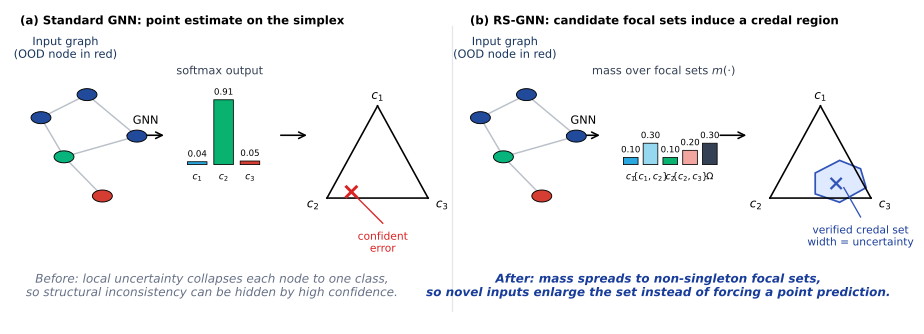

Here is the Python script that generated this plot:
from pathlib import Path

import matplotlib.pyplot as plt
from matplotlib.patches import Circle, FancyArrowPatch, Polygon


OUT_DIR = Path(__file__).resolve().parent


def arrow(ax, x1, y1, x2, y2, text=None):
    ax.add_patch(
        FancyArrowPatch(
            (x1, y1),
            (x2, y2),
            arrowstyle="->",
            mutation_scale=12,
            linewidth=1.2,
            color="black",
        )
    )
    if text:
        ax.text((x1 + x2) / 2, y1 + 0.035, text, ha="center", va="center", fontsize=8.5)


def graph(ax, ox, oy, s=1.0):
    pts = {
        "a": (ox + 0.00 * s, oy + 0.24 * s),
        "b": (ox + 0.12 * s, oy + 0.34 * s),
        "c": (ox + 0.06 * s, oy + 0.07 * s),
        "d": (ox + 0.25 * s, oy + 0.16 * s),
        "e": (ox + 0.16 * s, oy - 0.10 * s),
    }
    for u, v in [("a", "b"), ("a", "c"), ("b", "d"), ("c", "d"), ("c", "e")]:
        ax.plot([pts[u][0], pts[v][0]], [pts[u][1], pts[v][1]], color="#b9c0c9", lw=1.1, zorder=1)
    colors = {"a": "#224a9b", "b": "#224a9b", "d": "#224a9b", "c": "#07b47b", "e": "#d63d32"}
    for k, (x, y) in pts.items():
        ax.add_patch(Circle((x, y), 0.026 * s, facecolor=colors[k], edgecolor="black", lw=0.7, zorder=3))


def bars(ax, x, y, vals, labels, colors, width=0.028, scale=0.17, title=None):
    if title:
        ax.text(x + len(vals) * width * 0.55, y + scale + 0.04, title, ha="center", va="bottom", fontsize=8.5, color="#344054")
    for i, (v, label, color) in enumerate(zip(vals, labels, colors)):
        bx = x + i * width * 1.35
        ax.add_patch(Polygon(
            [(bx, y), (bx + width, y), (bx + width, y + v * scale), (bx, y + v * scale)],
            closed=True,
            facecolor=color,
            edgecolor="black",
            lw=0.6,
        ))
        ax.text(bx + width / 2, y + v * scale + 0.008, f"{v:.2f}", ha="center", va="bottom", fontsize=6.5)
        ax.text(bx + width / 2, y - 0.018, label, ha="center", va="top", fontsize=7)


def simplex(ax, x, y, w=0.17, h=0.23, labels=True):
    c1 = (x + w / 2, y + h)
    c2 = (x, y)
    c3 = (x + w, y)
    ax.plot([c1[0], c2[0]], [c1[1], c2[1]], color="black", lw=1.2)
    ax.plot([c2[0], c3[0]], [c2[1], c3[1]], color="black", lw=1.2)
    ax.plot([c3[0], c1[0]], [c3[1], c1[1]], color="black", lw=1.2)
    if labels:
        ax.text(c1[0], c1[1] + 0.025, "$c_1$", ha="center", va="center", fontsize=9)
        ax.text(c2[0] - 0.02, c2[1] - 0.014, "$c_2$", ha="center", va="center", fontsize=9)
        ax.text(c3[0] + 0.02, c3[1] - 0.014, "$c_3$", ha="center", va="center", fontsize=9)
    return c1, c2, c3


def left_panel(ax):
    ax.text(0.015, 0.965, "(a) Standard GNN: point estimate on the simplex", fontsize=8.8, weight="bold")
    ax.text(0.08, 0.885, "Input graph\n(OOD node in red)", ha="center", fontsize=8.5, color="#17345c")
    graph(ax, 0.045, 0.61, s=0.55)

    arrow(ax, 0.165, 0.70, 0.225, 0.70, "GNN")
    bars(
        ax,
        0.255,
        0.63,
        [0.04, 0.91, 0.05],
        ["$c_1$", "$c_2$", "$c_3$"],
        ["#2aa7df", "#09b26f", "#d63d32"],
        title="softmax output",
    )
    arrow(ax, 0.385, 0.70, 0.43, 0.70)

    simplex(ax, 0.455, 0.55, w=0.145, h=0.22)
    ax.scatter([0.49], [0.565], marker="x", s=80, color="#d92323", linewidths=2.2, zorder=5)
    ax.plot([0.49, 0.535], [0.565, 0.49], color="#d92323", lw=1.0)
    ax.text(0.535, 0.47, "confident\nerror", ha="center", va="top", fontsize=8, color="#d92323")
    ax.text(
        0.29,
        0.34,
        "Before: local uncertainty collapses each node to one class,\nso structural inconsistency can be hidden by high confidence.",
        ha="center",
        va="center",
        fontsize=9,
        color="#667085",
        style="italic",
    )


def right_panel(ax):
    ax.text(0.66, 0.965, "(b) RS-GNN: candidate focal sets induce a credal region", fontsize=8.8, weight="bold")
    ax.text(0.71, 0.885, "Input graph\n(OOD node in red)", ha="center", fontsize=8.5, color="#17345c")
    graph(ax, 0.675, 0.61, s=0.55)

    arrow(ax, 0.795, 0.70, 0.85, 0.70, "GNN")
    bars(
        ax,
        0.88,
        0.63,
        [0.10, 0.30, 0.10, 0.20, 0.30],
        ["$c_1$", "$\\{c_1,c_2\\}$", "$c_2$", "$\\{c_2,c_3\\}$", "$\\Omega$"],
        ["#2aa7df", "#96d8f0", "#09b26f", "#f3a6a0", "#344054"],
        width=0.021,
        title="mass over focal sets $m(\\cdot)$",
    )
    arrow(ax, 1.015, 0.70, 1.06, 0.70)

    simplex(ax, 1.09, 0.55, w=0.145, h=0.22)
    region = Polygon(
        [(1.155, 0.61), (1.19, 0.64), (1.22, 0.62), (1.228, 0.575), (1.19, 0.54), (1.155, 0.56)],
        closed=True,
        facecolor="#dfe9ff",
        edgecolor="#3155b7",
        lw=1.3,
    )
    ax.add_patch(region)
    ax.scatter([1.185], [0.585], marker="x", s=70, color="#3155b7", linewidths=1.7, zorder=5)
    ax.plot([1.196, 1.22], [0.575, 0.505], color="#3155b7", lw=1.0)
    ax.text(1.22, 0.485, "verified credal set\nwidth = uncertainty", ha="center", va="top", fontsize=8, color="#183c9a")
    ax.text(
        0.93,
        0.34,
        "After: mass spreads to non-singleton focal sets,\nso novel inputs enlarge the set instead of forcing a point prediction.",
        ha="center",
        va="center",
        fontsize=9,
        color="#183c9a",
        style="italic",
        weight="bold",
    )


def main():
    fig, ax = plt.subplots(figsize=(12.0, 4.25), dpi=180)
    fig.patch.set_facecolor("white")
    ax.set_xlim(0, 1.28)
    ax.set_ylim(0.25, 1.0)
    ax.axis("off")

    left_panel(ax)
    right_panel(ax)

    ax.plot([0.635, 0.635], [0.28, 0.96], color="#e5e7eb", lw=1.0)
    fig.savefig(OUT_DIR / "before_after_random_set_graph.svg", bbox_inches="tight")
    fig.savefig(OUT_DIR / "before_after_random_set_graph.png", bbox_inches="tight", dpi=300)


if __name__ == "__main__":
    main()
